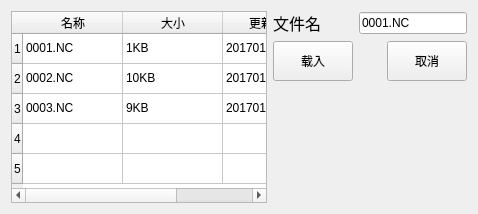
                <widget class="QWidget" name="Page_Sub_Absolute_Mov">
                 <layout class="QHBoxLayout" name="horizontalLayout_7">
                  <item>
                   <widget class="QTableWidget" name="tableWidget">
                    <row>
                     <property name="text">
                      <string>1</string>
                     </property>
                    </row>
                    <row>
                     <property name="text">
                      <string>2</string>
                     </property>
                    </row>
                    <row>
                     <property name="text">
                      <string>3</string>
                     </property>
                    </row>
                    <row>
                     <property name="text">
                      <string>4</string>
                     </property>
                    </row>
                    <row>
                     <property name="text">
                      <string>5</string>
                     </property>
                    </row>
                    <column>
                     <property name="text">
                      <string>名称</string>
                     </property>
                    </column>
                    <column>
                     <property name="text">
                      <string>大小</string>
                     </property>
                    </column>
                    <column>
                     <property name="text">
                      <string>更新日期</string>
                     </property>
                    </column>
                    <item row="0" column="0">
                     <property name="text">
                      <string>0001.NC</string>
                     </property>
                    </item>
                    <item row="0" column="1">
                     <property name="text">
                      <string>1KB</string>
                     </property>
                    </item>
                    <item row="0" column="2">
                     <property name="text">
                      <string>20170101</string>
                     </property>
                    </item>
                    <item row="1" column="0">
                     <property name="text">
                      <string>0002.NC</string>
                     </property>
                    </item>
                    <item row="1" column="1">
                     <property name="text">
                      <string>10KB</string>
                     </property>
                    </item>
                    <item row="1" column="2">
                     <property name="text">
                      <string>20170110</string>
                     </property>
                    </item>
                    <item row="2" column="0">
                     <property name="text">
                      <string>0003.NC</string>
                     </property>
                    </item>
                    <item row="2" column="1">
                     <property name="text">
                      <string>9KB</string>
                     </property>
                    </item>
                    <item row="2" column="2">
                     <property name="text">
                      <string>20170101</string>
                     </property>
                    </item>
                   </widget>
                  </item>
                  <item>
                   <layout class="QGridLayout" name="gridLayout_5">
                    <item row="0" column="1" colspan="2">
                     <widget class="QLineEdit" name="lineEdit_7">
                      <property name="text">
                       <string>0001.NC</string>
                      </property>
                     </widget>
                    </item>
                    <item row="0" column="0">
                     <widget class="QLabel" name="label_2">
                      <property name="font">
                       <font>
                        <family>黑体</family>
                        <pointsize>12</pointsize>
                       </font>
                      </property>
                      <property name="text">
                       <string>文件名</string>
                      </property>
                     </widget>
                    </item>
                    <item row="1" column="2">
                     <widget class="QPushButton" name="pushButton_2">
                      <property name="minimumSize">
                       <size>
                        <width>0</width>
                        <height>40</height>
                       </size>
                      </property>
                      <property name="text">
                       <string>取消</string>
                      </property>
                     </widget>
                    </item>
                    <item row="1" column="0">
                     <widget class="QPushButton" name="pushButton">
                      <property name="minimumSize">
                       <size>
                        <width>0</width>
                        <height>40</height>
                       </size>
                      </property>
                      <property name="text">
                       <string>载入</string>
                      </property>
                     </widget>
                    </item>
                    <item row="2" column="0">
                     <spacer name="verticalSpacer_4">
                      <property name="orientation">
                       <enum>Qt::Vertical</enum>
                      </property>
                      <property name="sizeHint" stdset="0">
                       <size>
                        <width>20</width>
                        <height>40</height>
                       </size>
                      </property>
                     </spacer>
                    </item>
                   </layout>
                  </item>
                 </layout>
                </widget>
